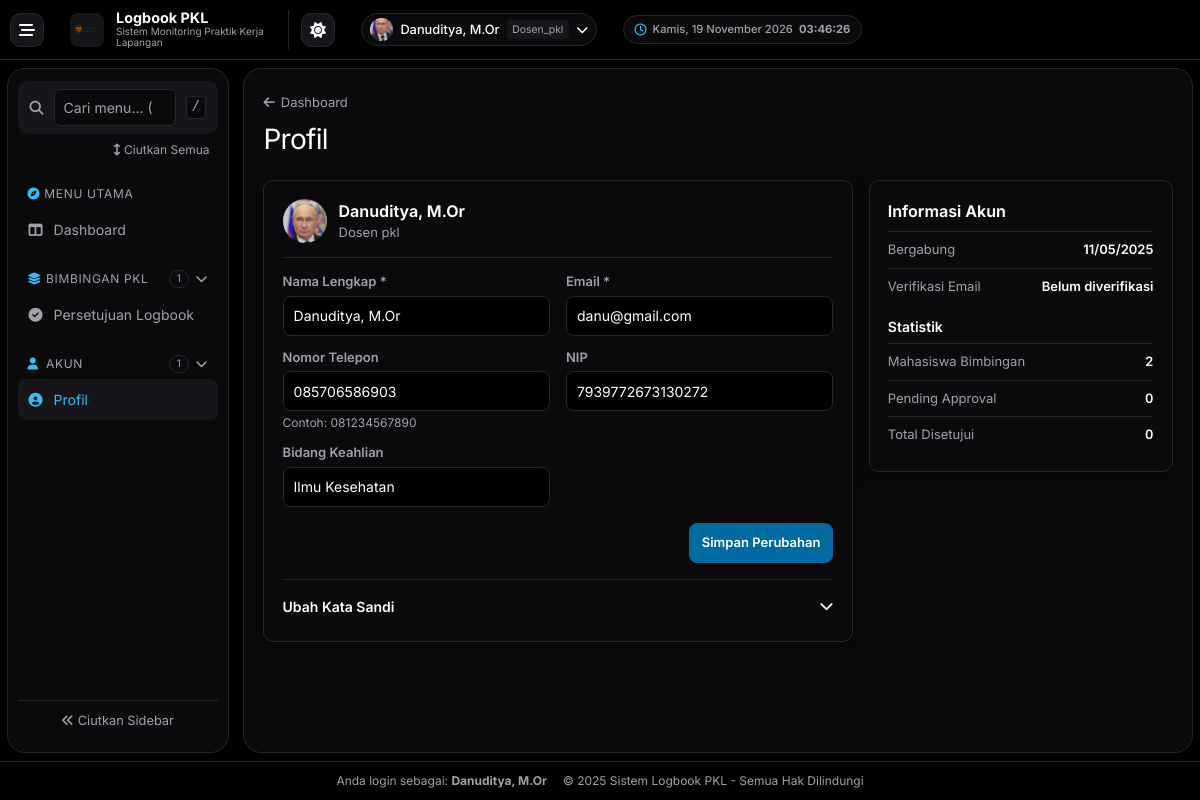
/profile.php (signed in), run on the app's committed database.
### tables this page shows
CREATE TABLE IF NOT EXISTS `settings` (
  `setting_key` varchar(50) NOT NULL,
  `setting_value` text NOT NULL,
  `updated_at` timestamp NOT NULL DEFAULT CURRENT_TIMESTAMP ON UPDATE CURRENT_TIMESTAMP,
  PRIMARY KEY (`setting_key`)
);

CREATE TABLE `users` (
  `id` int(11) NOT NULL,
  `nama` varchar(100) DEFAULT NULL,
  `username` varchar(50) DEFAULT NULL,
  `password` varchar(255) DEFAULT NULL,
  `role` enum('admin','mahasiswa','dosen_pkl','dosen_lapangan') NOT NULL,
  `created_at` timestamp NOT NULL DEFAULT current_timestamp(),
  `remember_token` varchar(64) DEFAULT NULL,
  `prodi` varchar(100) DEFAULT NULL,
  `email_verified` tinyint(1) DEFAULT 0,
  `phone` varchar(15) DEFAULT NULL,
  `profile_image` varchar(255) DEFAULT NULL
);

CREATE TABLE `dosen` (
  `id` int(11) NOT NULL,
  `nip` varchar(20) DEFAULT NULL,
  `bidang` varchar(50) DEFAULT NULL
);

### profile.php (the view, shortened to what the rows shown need)
<?php
require_once 'config/db.php';
$user_id = $_SESSION['user']['id'];
$role = $_SESSION['user']['role'];
$user_query = $conn->prepare("SELECT * FROM users WHERE id = ?");
$user_query->bind_param("i", $user_id);
$user_query->execute();
$user_result = $user_query->get_result();
$user = $user_result->fetch_assoc();
$user = array_merge([
    'nama' => '',
    'username' => '',
    'email' => '',
    'phone' => '',
    'prodi' => '',
    'profile_image' => '',
    'email_verified' => false,
    'created_at' => date('Y-m-d H:i:s')
], $user);
$additional_data = [
    'nim' => '',
    'jurusan' => '',
    'prodi' => '',
    'nip' => '',
    'bidang' => ''
];
if ($role == 'mahasiswa') {
    $mahasiswa_query = $conn->prepare("SELECT * FROM mahasiswa WHERE id = ?");
    $mahasiswa_query->bind_param("i", $user_id);
    $mahasiswa_query->execute();
    $mahasiswa_result = $mahasiswa_query->get_result();
    if ($mahasiswa_result->num_rows > 0) {
        $mahasiswa_data = $mahasiswa_result->fetch_assoc();
        $additional_data = array_merge($additional_data, [
            'nim' => $mahasiswa_data['nim'] ?? '',
            'jurusan' => $mahasiswa_data['jurusan'] ?? '',
            'prodi' => $mahasiswa_data['prodi'] ?? ''
        ]);
    }
} elseif ($role == 'dosen_pkl' || $role == 'dosen_lapangan') {
    $dosen_query = $conn->prepare("SELECT * FROM dosen WHERE id = ?");
    $dosen_query->bind_param("i", $user_id);
    $dosen_query->execute();
    $dosen_result = $dosen_query->get_result();
    if ($dosen_result->num_rows > 0) {
        $dosen_data = $dosen_result->fetch_assoc();
        $additional_data = array_merge($additional_data, [
            'nip' => $dosen_data['nip'] ?? '',
            'bidang' => $dosen_data['bidang'] ?? ''
        ]);
    }
}
include 'includes/header.php';
?>
<div class="dashboard-page">
    <header class="admin-list-header">
        <div>
            <h1 class="dashboard-title">Profil</h1>
        </div>
    </header>
    <div class="profile-layout">
        <section class="dashboard-panel profile-panel" aria-labelledby="profile-details-title">
            <div class="profile-identity">
                <span class="profile-avatar" aria-hidden="true">
                    <?php if (!empty($user['profile_image'])): ?>
                        <img src="assets/uploads/profiles/<?= htmlspecialchars($user['profile_image']) ?>" alt="">
                    <?php else: ?>
                        <?= htmlspecialchars(mb_strtoupper(mb_substr($user['nama'], 0, 1)) ?: 'U') ?>
                    <?php endif; ?>
                </span>
                <div>
                    <h2 id="profile-details-title"><?= htmlspecialchars($user['nama']) ?: 'Pengguna' ?></h2>
                    <p><?= htmlspecialchars(ucfirst(str_replace('_', ' ', $role))) ?></p>
                </div>
            </div>
            <form method="POST" action="profile.php" class="profile-form">
                <div class="profile-fields">
                    <div>
                        <label for="profile-nama">
                            Nama Lengkap *
                        </label>
                        <input type="text" name="nama" id="profile-nama"
                               value="<?= htmlspecialchars($user['nama']) ?>"
                               required
                               class="dashboard-field-control">
                    </div>
                    <div>
                        <label for="profile-email">
                            Email *
                        </label>
                        <input type="email" name="email" id="profile-email"
                               value="<?= htmlspecialchars($user['username']) ?>"
                               required
                               class="dashboard-field-control">
                    </div>
                    <div>
                        <label for="profile-phone">
                            Nomor Telepon
                        </label>
                        <input type="tel" name="phone" id="profile-phone"
                               value="<?= htmlspecialchars($user['phone']) ?>"
                               placeholder="08xxxxxxxxxx"
                               pattern="[0-9]{10,13}"
                               class="dashboard-field-control">
                        <p class="text-xs text-gray-500 mt-1">Contoh: 081234567890</p>
                    </div>
                    <?php if ($role == 'dosen_pkl' || $role == 'dosen_lapangan'): ?>
                        <div>
                            <label for="profile-nip">
                                NIP
                            </label>
                            <input type="text" name="nip" id="profile-nip"
                                   value="<?= htmlspecialchars($additional_data['nip']) ?>"
                                   placeholder="Contoh: 197001012000031001"
                                   class="dashboard-field-control">
                        </div>
                        <div>
                            <label for="profile-bidang">
                                Bidang Keahlian
                            </label>
                            <input type="text" name="bidang" id="profile-bidang"
                                   value="<?= htmlspecialchars($additional_data['bidang']) ?>"
                                   placeholder="Contoh: Pemrograman Web, Basis Data"
                                   class="dashboard-field-control">
                        </div>
                    <?php endif; ?>
                </div>
            </form>
        </section>
        <section class="dashboard-panel profile-panel profile-account" aria-labelledby="profile-account-title">
            <header class="profile-account-header">
                <h2 id="profile-account-title">Informasi Akun</h2>
            </header>
            <dl class="profile-details">
                <div>
                    <dt>Bergabung</dt>
                    <dd><?= date('d/m/Y', strtotime($user['created_at'])) ?></dd>
                </div>
            </dl>
        </section>
    </div>
</div>
<?php include 'includes/footer.php'; ?>

### includes/header.php (shortened to what the rows shown need)
<?php
$base_path = '';
$role_dashboard = [
    'admin' => $base_path . 'admin/dashboard.php',
    'mahasiswa' => $base_path . 'mahasiswa/dashboard.php',
    'dosen_pkl' => $base_path . 'dosen_pkl/dashboard.php',
    'dosen_lapangan' => $base_path . 'dosen_lapangan/dashboard.php'
];
$current_role = $_SESSION['user']['role'];
$dashboard_url = $role_dashboard[$current_role] ?? '../index.php';
$is_impersonating = isset($_SESSION['impersonator_id']);
?>
<!DOCTYPE html>
<html lang="id">
<head>
    <?php
    $app_favicon = function_exists('get_setting') ? get_setting('app_favicon', 'assets/images/dashboard-logo-uam.png') : 'assets/images/dashboard-logo-uam.png';
    $app_name    = function_exists('get_setting') ? get_setting('app_name', 'Logbook PKL') : 'Logbook PKL';
    $app_desc    = function_exists('get_setting') ? get_setting('app_desc', 'Sistem Monitoring Praktik Kerja Lapangan') : 'Sistem Monitoring Praktik Kerja Lapangan';
    ?>
    <script src="https://cdn.tailwindcss.com"></script>
    <link rel="stylesheet" href="https://cdnjs.cloudflare.com/ajax/libs/font-awesome/6.5.0/css/all.min.css">
    <link rel="stylesheet" href="<?= $base_path ?>assets/css/dashboard.css">
</head>
<body class="min-h-screen pkl-dashboard<?= $is_impersonating ? ' is-impersonating' : '' ?>">
<nav class="sticky top-0 z-50" aria-label="Bilah atas">
    <div>
        <div class="flex justify-between items-center h-16">
            <div class="flex items-center space-x-4">
                <a href="<?= $dashboard_url ?>" class="flex items-center space-x-3">
                    <div class="hidden md:block">
                        <h1 class="text-lg font-bold text-white"><?= htmlspecialchars($app_name) ?></h1>
                        <p class="text-xs text-blue-100"><?= htmlspecialchars($app_desc) ?></p>
                    </div>
                </a>
            </div>
        </div>
    </div>
</nav>
<div class="dashboard-layout" id="dashboardLayout">
<main id="dashboardMain">

### data on the page
settings: setting_key "Logbook PKL"
users: profile_image (picture), nama "Danuditya, M.Or", email "danu@gmail.com", phone "085706586903", created_at "11/05/2025"
dosen: nip "7939772673130272", bidang "Ilmu Kesehatan"

### other printed values
$app_desc "Sistem Monitoring Praktik Kerja Lapangan"
$_SESSION['user']['nama'] "Danuditya, M.Or"
$current_role "Dosen_pkl"
$label_link "Dashboard"
$label "BIMBINGAN PKL"
count($links) "1"
$label_link "Persetujuan Logbook"
$label "AKUN"
$label_link "Profil"
str_replace('_', ' ', $role) "Dosen pkl"
$stat['label'] "Mahasiswa Bimbingan"
$stat['value'] "2"
$stat['label'] "Pending Approval"
$stat['value'] "0"
$stat['label'] "Total Disetujui"
